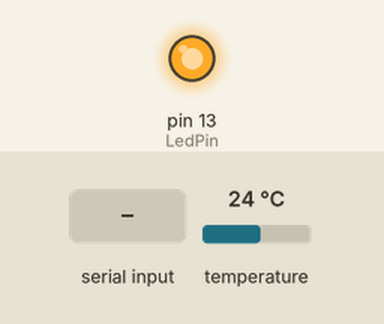
Simulated run of this program. Board: Arduino Uno, built with avr-gcc and run on an emulated ATmega328P. On the bench: output pins drawn as LEDs (lit = HIGH). Inputs (shaded band) come from the test bench; at power-on: temperature 24 °C. What the program prints to the serial monitor is not drawn.

Above: at 1.3 s.
1.4 s: "1" received over Serial
At 2.8 s:
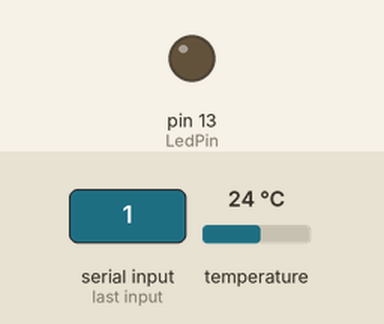
3.6 s: "0" received over Serial
At 4.5 s:
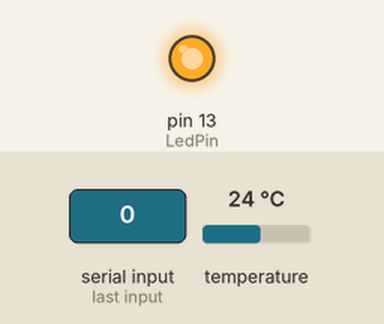
5.6 s: "2" received over Serial
At 7.4 s:
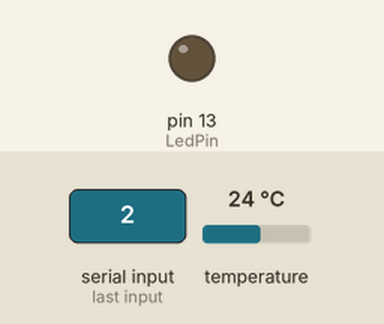
Timing chart, 0 to 8.9 s (numbered marks = the images above; inputs shaded):
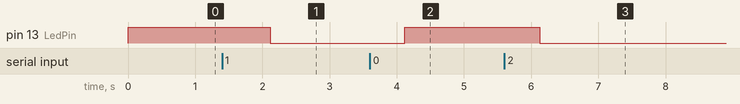

The program:

main.cpp
```cpp
#include <Arduino.h>
#include <Wire.h>
#include <Adafruit_AMG88xx.h>

Adafruit_AMG88xx amg;

const int LedPin = 13;
int ledState = 1;
boolean dataTransferComplete = false;

float pixels[AMG88xx_PIXEL_ARRAY_SIZE];

void sendSerialData();
void sendHighLowBytes();

void setup()
{
    bool status;
    ledState = 1;
    pinMode(LedPin, OUTPUT);
    digitalWrite(LedPin, ledState);

    Serial.begin(115200);

    // default settings
    status = amg.begin();
    if (!status) {
        Serial.println("Could not find a valid AMG88xx sensor, check wiring!");
        while (1);
    }
    Serial.println("-- Pixels Test --");
    Serial.println();

    delay(100); // let sensor boot up
}

void loop()  {
    amg.readPixels(pixels);
    sendSerialData();

    //delay a second
    delay(2000);
}

// double RMS_Voltage() {
//   unsigned long startMillis= millis();  // Start of sample window
//   unsigned int signalMax = 0;
//   unsigned int signalMin = 1024;
//   unsigned int RMS; // RMS value
//   double voltsRMS; // value to be returned
//   int inputPin = 3;

//    while (millis() - startMillis < sampleWindow)  { // collect data for 50 mS
//       sample = analogRead(inputPin);
//       if (sample < 1024)  // keep values less than 1024
//       {
//          if (sample > signalMax)
//          {
//             signalMax = sample;  // save just the max levels
//          }
//          else if (sample < signalMin)
//          {
//             signalMin = sample;  // save just the min levels
//          }
//       }
//    }
//   RMS = (signalMax - signalMin); ///sqrt(2); // RMS = pk-pk/sqrt(2)
//   return voltsRMS = (RMS * 5.0) / 1024;  // convert to volts
// }

// void smooth() {
//   total = total - readings[readIndex]; // subtract the last reading:
//   readings[readIndex] = RMS_Voltage(); // get RMS voltage from RMS_Voltage()
//   total = total + readings[readIndex]; // add the reading to the total:

//   readIndex = readIndex + 1; // advance to the next position in the array:

//   if (readIndex >= numReadings) {  // When at end of array,
//     readIndex = 0; // loop to 0
//   }

//   average = total / numReadings; // calculate the average

//   Serial.println(average);
//   delay(1); // delay in between reads for stability
// }

void sendSerialData() {
    char startMarker = '1'; //ascii symbol for 1
    char dataReceived;

    while (Serial.available() > 0 && dataTransferComplete == false) {
        dataReceived = Serial.read();
        if (dataReceived == startMarker) {
            sendHighLowBytes();
            dataTransferComplete == true;
        }
        ledState = !ledState;
        digitalWrite(LedPin, ledState);
    }
}

void sendHighLowBytes() {
    byte highBytes[64], lowBytes[64];
    uint16_t integerPixelVal;

    for(int i=0; i < AMG88xx_PIXEL_ARRAY_SIZE; i++){
        //convert from float to int, will need to convert back once host receives
        integerPixelVal = uint16_t(pixels[i] * 100);
        highBytes[i] = integerPixelVal / 256;
        lowBytes[i] = integerPixelVal % 256;
    }
    Serial.write(highBytes,64);
    Serial.write(lowBytes,64);
    //Serial.flush();
}
```

interpolation.cpp
```cpp
#include <Arduino.h>

float get_point(float *p, uint8_t rows, uint8_t cols, int8_t x, int8_t y);
void set_point(float *p, uint8_t rows, uint8_t cols, int8_t x, int8_t y, float f);
void get_adjacents_1d(float *src, float *dest, uint8_t rows, uint8_t cols, int8_t x, int8_t y);
void get_adjacents_2d(float *src, float *dest, uint8_t rows, uint8_t cols, int8_t x, int8_t y);
float cubicInterpolate(float p[], float x);
float bicubicInterpolate(float p[], float x, float y);
void interpolate_image(float *src, uint8_t src_rows, uint8_t src_cols,
                       float *dest, uint8_t dest_rows, uint8_t dest_cols);


float get_point(float *p, uint8_t rows, uint8_t cols, int8_t x, int8_t y) {
  if (x < 0)        x = 0;
  if (y < 0)        y = 0;
  if (x >= cols)    x = cols - 1;
  if (y >= rows)    y = rows - 1;
  return p[y * cols + x];
}

void set_point(float *p, uint8_t rows, uint8_t cols, int8_t x, int8_t y, float f) {
  if ((x < 0) || (x >= cols)) return;
  if ((y < 0) || (y >= rows)) return;
  p[y * cols + x] = f;
}

// src is a grid src_rows * src_cols
// dest is a pre-allocated grid, dest_rows*dest_cols
void interpolate_image(float *src, uint8_t src_rows, uint8_t src_cols,
                       float *dest, uint8_t dest_rows, uint8_t dest_cols) {
  float mu_x = (src_cols - 1.0) / (dest_cols - 1.0);
  float mu_y = (src_rows - 1.0) / (dest_rows - 1.0);

  float adj_2d[16]; // matrix for storing adjacents

  for (uint8_t y_idx=0; y_idx < dest_rows; y_idx++) {
    for (uint8_t x_idx=0; x_idx < dest_cols; x_idx++) {
       float x = x_idx * mu_x;
       float y = y_idx * mu_y;
       //Serial.print("("); Serial.print(y_idx); Serial.print(", "); Serial.print(x_idx); Serial.print(") = ");
       //Serial.print("("); Serial.print(y); Serial.print(", "); Serial.print(x); Serial.print(") = ");
       get_adjacents_2d(src, adj_2d, src_rows, src_cols, x, y);
       /*
       Serial.print("[");
       for (uint8_t i=0; i<16; i++) {
         Serial.print(adj_2d[i]); Serial.print(", ");
       }
       Serial.println("]");
       */
       float frac_x = x - (int)x; // we only need the ~delta~ between the points
       float frac_y = y - (int)y; // we only need the ~delta~ between the points
       float out = bicubicInterpolate(adj_2d, frac_x, frac_y);
       //Serial.print("\tInterp: "); Serial.println(out);
       set_point(dest, dest_rows, dest_cols, x_idx, y_idx, out);
    }
  }
}

// p is a list of 4 points, 2 to the left, 2 to the right
float cubicInterpolate(float p[], float x) {
    float r = p[1] + (0.5 * x * (p[2] - p[0] + x*(2.0*p[0] - 5.0*p[1] + 4.0*p[2] - p[3] + x*(3.0*(p[1] - p[2]) + p[3] - p[0]))));
  /*
    Serial.print("interpolating: [");
    Serial.print(p[0],2); Serial.print(", ");
    Serial.print(p[1],2); Serial.print(", ");
    Serial.print(p[2],2); Serial.print(", ");
    Serial.print(p[3],2); Serial.print("] w/"); Serial.print(x); Serial.print(" = ");
    Serial.println(r);
  */
    return r;
}

// p is a 16-point 4x4 array of the 2 rows & columns left/right/above/below
float bicubicInterpolate(float p[], float x, float y) {
    float arr[4] = {0,0,0,0};
    arr[0] = cubicInterpolate(p+0, x);
    arr[1] = cubicInterpolate(p+4, x);
    arr[2] = cubicInterpolate(p+8, x);
    arr[3] = cubicInterpolate(p+12, x);
    return cubicInterpolate(arr, y);
}

// src is rows*cols and dest is a 4-point array passed in already allocated!
void get_adjacents_1d(float *src, float *dest, uint8_t rows, uint8_t cols, int8_t x, int8_t y) {
    //Serial.print("("); Serial.print(x); Serial.print(", "); Serial.print(y); Serial.println(")");
    // pick two items to the left
    dest[0] = get_point(src, rows, cols, x-1, y);
    dest[1] = get_point(src, rows, cols, x, y);
    // pick two items to the right
    dest[2] = get_point(src, rows, cols, x+1, y);
    dest[3] = get_point(src, rows, cols, x+2, y);
}


// src is rows*cols and dest is a 16-point array passed in already allocated!
void get_adjacents_2d(float *src, float *dest, uint8_t rows, uint8_t cols, int8_t x, int8_t y) {
    //Serial.print("("); Serial.print(x); Serial.print(", "); Serial.print(y); Serial.println(")");
    float arr[4];
    for (int8_t delta_y = -1; delta_y < 3; delta_y++) { // -1, 0, 1, 2
        float *row = dest + 4 * (delta_y+1); // index into each chunk of 4
        for (int8_t delta_x = -1; delta_x < 3; delta_x++) { // -1, 0, 1, 2
            row[delta_x+1] = get_point(src, rows, cols, x+delta_x, y+delta_y);
        }
    }
}
```

Measured:
- after the input at 1.4 s, pin 13 (LedPin): HIGH → LOW after 0.72 s
- after the input at 3.6 s, pin 13 (LedPin): LOW → HIGH after 0.52 s
- after the input at 5.6 s, pin 13 (LedPin): HIGH → LOW after 0.53 s
